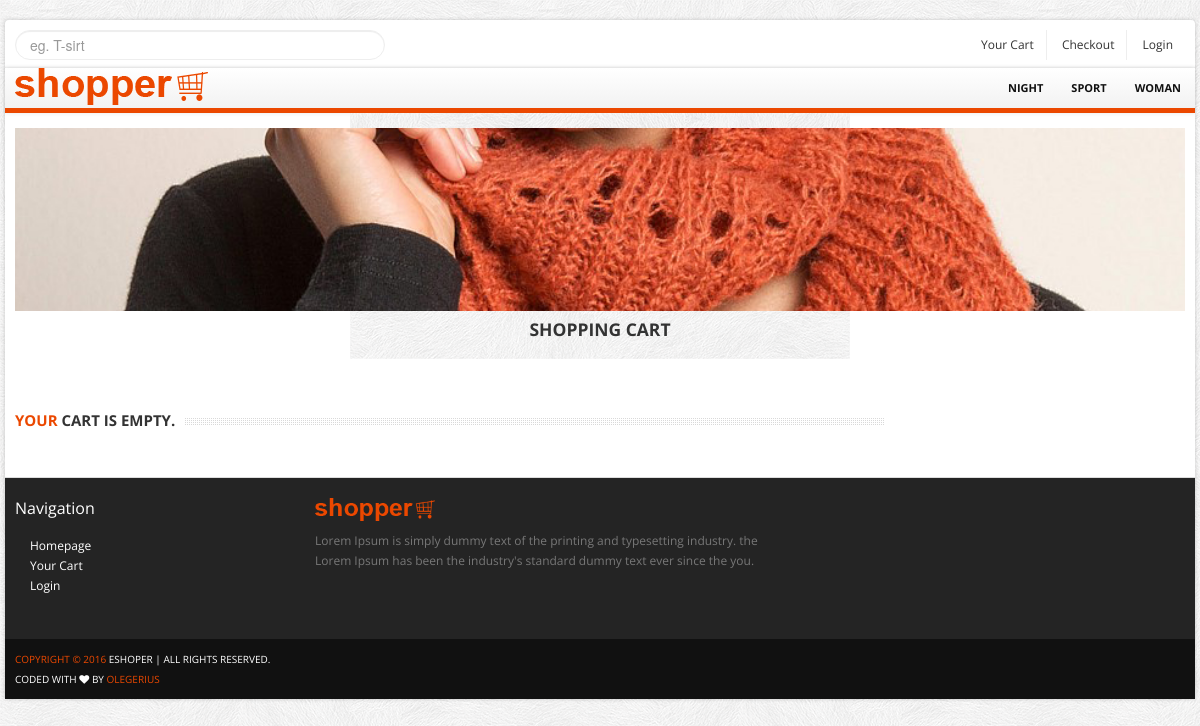
Page /cart/ on the committed database.
### products/models.py (models this page shows, shortened)
class CatalogCategory(models.Model):
    catalog = models.ForeignKey('Catalog', related_name='categories')
    parent = models.ForeignKey('self', blank=True, null=True, related_name='children')
    name = models.CharField(max_length=255)
    slug = models.SlugField(max_length=150)
    description = models.TextField(blank=True)
    class Meta:
        ordering = ('name',)
        verbose_name = 'category'
        verbose_name_plural = 'categories'
    def get_absolute_url(self):
        return reverse('shop:product_list_by_category', args=[self.slug])

### cart/views.py (the view)
class CartDetail(View):
    def get(self, request, *args, **kwargs):
        cart = Cart(request)
        for item in cart:
            item['update_quantity_form'] = CartAddProductForm(initial={'quantity': item['quantity'],
                                                                       'update': True})
        context = {
            'cart': cart,
            'categories': CatalogCategory.objects.all(),
            'randomone': sorted(Product.objects.all(), key=lambda x: random.random())[0],
            'randomtwo': sorted(Product.objects.all(), key=lambda x: random.random())[0],
            'best_seler': Product.objects.filter(best_seller=True)[:3],
            'brands': ProductBrand.objects.all(),
            'title': 'SHOPPING CART'
        }
        return render(request, 'cart/detail.html', context)

### cart/cart.py (called while the page is built)
    def __len__(self):
        return sum(item['quantity'] for item in self.cart.values())

    def __iter__(self):
        product_ids = self.cart.keys()
        products = Product.objects.filter(id__in=product_ids)
        for product in products:
            self.cart[str(product.id)]['product'] = product
        for item in self.cart.values():
            item['price'] = Decimal(item['price'])
            item['sale_price'] = Decimal(item['sale_price'])
            item['total_price'] = item['sale_price'] * item['quantity']
            yield item

### cart/context_processors.py (called while the page is built)
def cart(request):
    return {'cart': Cart(request) }

### products/models.py (called while the page is built)
    def all(self, *args, **kwargs):
        qs_main = super(ProductManager, self).all(*args, **kwargs)
        qs = qs_main.filter(active=True)
        return qs

### cart/templates/cart/detail.html
{% extends "base.html" %}
{% load staticfiles %}
{% block container %}
    <section class="main-content">
  {% if cart|length > 0 %}
				<div class="row">
					<div class="span9">
						<h4 class="title"><span class="text"><strong>Your</strong> Cart</span></h4>
						<table class="table table-striped">
							<thead>
								<tr>
									<th>Image</th>
									<th>Product</th>
									<th>Size</th>
									<th>Color</th>
									<th>Quantity</th>
									<th>Price</th>
									<th>Total</th>
                                    <th>Remove</th>
								</tr>
							</thead>
							<tbody>
                            {% for item in cart %}
                             {% with product=item.product %}
                                <tr>
                                        <td><a href="{{ product.get_absolute_url }}"><img style="height: 70%; width: 70%" alt="" src="{{ product.photo1.url }}"></a></td>
                                        <td>{{ product.name }}</td>
                                        <td>{{ item.product_size }}</td>
                                        <td>{{ item.product_color }}</td>
                                        <td>{{ item.quantity }}</td>
                                        <td>${{ product.sale_price }}</td>
                                        <td>${{ item.total_price }}</td>
                                        <td>
                                        <a href="{% url "cart:cart_remove" product.id %}">
                                        <button type="button" class="btn btn-default btn-lg">
                                          <span class="glyphicon glyphicon-remove" aria-hidden="true"></span> X
                                        </button>
                                        </a>
                                        </td>
                                  </tr>
                             {% endwith %}
                            {% endfor %}
					</tbody>
						</table>
					<hr>
						<p class="cart-total right">
							<strong>Total</strong>: ${{ cart.get_total_price|floatformat:"2" }}<br>
						</p>
						<hr/>
						<p class="buttons center">
							<button class="btn" type="button"><a href="{% url "shop:products" %}" class="button light">Continue </a></button>
							<button class="btn btn-inverse" type="submit" id="checkout"><a href="{% url "orders:order_create" %}" class="button">
                            Checkout
                            </a></button>
						</p>
					</div>
					{% include "products/right_bar.html" %}
				</div>
    {% else %}
      <div class="row">
					<div class="span9">
                    <h4 class="title"><span class="text"><strong>Your</strong> Cart is empty.</span></h4>
      </div></div>
                {% endif %}
			</section>
{% endblock %}

### templates/base.html (shortened to what this page needs)
{% load staticfiles %}
<!DOCTYPE html>
<html lang="en">
	<head>
		<link href="{% static 'css/bootstrap.min.css' %}" rel="stylesheet">
		<link href="{% static 'css/bootstrap-responsive.min.css' %}" rel="stylesheet">
		<link href="{% static 'css/bootstrappage.css' %}" rel="stylesheet"/>
		<link href="{% static 'css/font-awesome.css' %}" rel="stylesheet"/>
		<link href="{% static 'css/flexslider.css' %}" rel="stylesheet"/>
		<link href="{% static 'css/main.css' %}" rel="stylesheet"/>
        <link href="{% static 'css/jquery.fancybox.css' %}" rel="stylesheet"/>
	</head>
    <body>
		<div id="top-bar" class="container">
			<div class="row">
				<div class="span4">
					<form method="POST" class="search_form">
						<input type="text" class="input-block-level search-query" Placeholder="eg. T-sirt">
					</form>
				</div>
				<div class="span8">
					<div class="account pull-right">
						<ul class="user-menu">
							<li><a href="{% url 'cart:cart_detail' %}">Your Cart</a></li>
							<li><a href="{% url "orders:order_create" %}">Checkout</a></li>
							<li><a href="{% url 'auth_login' %}">Login</a></li>
						</ul>
					</div>
				</div>
			</div>
		</div>
		<div id="wrapper" class="container">
			<section class="navbar main-menu">
				<div class="navbar-inner main-menu">
					<a href="{% url 'shop:products' %}" class="logo pull-left"><img src="{% static 'images/logo.png' %}" class="site_logo" alt=""></a>
					<nav id="menu" class="pull-right">
						<ul>
                            {% for category in categories %}
                                <li><a href="{{ category.get_absolute_url }}">{{ category.name }}</a>
                            {% endfor %}
						</ul>
					</nav>
				</div>
			</section>
			<section class="header_text sub">
			<img class="pageBanner" src="{% static 'images/pageBanner.png' %}" alt="New products" >
				<h4><span>{{ title }}</span></h4>
			</section>
            {% block container %}
            {% endblock %}
			<section id="footer-bar">
				<div class="row">
					<div class="span3">
						<h4>Navigation</h4>
						<ul class="nav">
							<li><a href="{% url 'shop:products' %}">Homepage</a></li>
							<li><a href="{% url 'cart:cart_detail' %}">Your Cart</a></li>
							<li><a href="{% url 'auth_login' %}">Login</a></li>
						</ul>
					</div>
					<div class="span5">
						<p class="logo"><img src="{% static 'images/logo.png' %}" class="site_logo" alt=""></p>
						<p>Lorem Ipsum is simply dummy text of the printing and typesetting industry. the  Lorem Ipsum has been the industry's standard dummy text ever since the you.</p>
						<br/>
						<span class="social_icons">
							<a class="facebook" href="#">Facebook</a>
							<a class="twitter" href="#">Twitter</a>
							<a class="skype" href="#">Skype</a>
							<a class="vimeo" href="#">Vimeo</a>
						</span>
					</div>
				</div>
			</section>
			<section id="copyright">
                               <span><a href="">Copyright © 2016</a> eShoper | All rights reserved.</span> <br>Coded with <i class="fa fa-heart"></i> by <a href="http://odyn.freeoda.com" target="_blank">Olegerius</a>
			</section>
		</div>
    </body>
</html>

### static/css/main.css (style rules this page uses)
body { font-size: 12px; font-family: 'Open Sans', arial, tahoma, sans-serif; background:url(../images/bg.png) repeat 0 0 fixed; }
label, input, button, select, textarea { font-size: 12px; }
ul li a,a { color:#333; outline:0; -webkit-transition: all 0.2s linear; -moz-transition: all 0.2s linear; -o-transition: all 0.2s linear; -ms-transition: all 0.2s linear; transition: all 0.2s linear; }
a { color:#eb4800; }
#wrapper,#top-bar { background: #fff; margin: 20px auto 20px auto; box-shadow: 0px 0px 4px 0px rgba(0, 0, 0, 0.2); -moz-box-shadow: 0px 0px 4px 0px rgba(0, 0, 0, 0.2); -webkit-box-shadow: 0px 0px 4px 0px rgba(0, 0, 0, 0.2); padding:0px 10px; }
section.homepage-slider, section.navbar, section.google_map, section#footer-bar, section#copyright { margin-left: -10px; margin-right: -10px; }
section.header_text { background:url(../images/bg.png) no-repeat bottom; text-align:center; padding:15px 0 20px 0; font-size:16px; line-height:30px; border-bottom:1px solid #fff; }
section.header_text.sub { font-size:14px; margin-bottom:40px; }
section.header_text.sub h4 { text-transform:uppercase; margin:0; }
#top-bar { background-color:#fff; padding:10px; margin: 20px auto -22px auto; -webkit-border-radius: 4px; -moz-border-radius: 4px; border-radius: 4px; }
#top-bar .user-menu { margin: 0; padding: 0; list-style: none; }
#top-bar .user-menu li { display: inline-block; *display: inline; zoom: 1; border-right: 1px solid #eee; padding: 5px 12px; }
#top-bar .user-menu li:last-child { border-right:0; }
section#footer-bar, section#copyright { padding:10px 10px; }
section#footer-bar { margin-top:20px; padding-top:10px; background-color:#242424; border-top:1px solid #ddd; color:#777; }
section#footer-bar p.logo { margin-top:10px; width:120px; }
section#footer-bar a { text-indent:15px; color:#fff; }
section#footer-bar .nav a { background: url(../images/trigger_right.png) no-repeat 5px 7px; }
section#footer-bar h4 { padding: 0; font-size: 16px; color: #fff; font-weight:normal; margin: 10px 0 18px; }
section#footer-bar .social_icons a { display: block; float: left; width: 29px; height: 28px; text-indent: -9999px; background-image: url(../images/social-icons.png); background-repeat: no-repeat; margin-right: 10px; -webkit-transition: all 0.4s; -moz-transition: all 0.4s; -o-transition: all 0.4s; -ms-transition: all 0.4s; transition: all 0.4s; }
section#footer-bar .social_icons a.twitter { background-position: -38px 0; }
section#footer-bar .social_icons a.skype { background-position: -76px 0; }
section#footer-bar .social_icons a.vimeo { background-position: -115px 0; }
section#copyright { background-color:#111111; color:#fff; font-size:10px; text-transform:uppercase; }
section.navbar { margin-bottom:0; }
.navbar-inner.main-menu { height: 40px; padding-left:10px; padding-right:0; border-right: 0; border-left: 0; border-top: 0; border-bottom:5px solid #eb4800; -webkit-border-radius: 0; -moz-border-radius: 0; border-radius: 0; filter: none; }
.navbar-inner.main-menu a.logo { position:absolute; }
#menu > ul { display: block; margin-left:0; }
#menu > ul > li { list-style: none; float: left; position: relative; margin-right: 0px; }
#menu > ul > li > a { font-size: 11px; color: #111; display: block; text-transform: uppercase; font-weight: bold; text-align: center; padding: 10px 14px; }
h4.title { background: url(../images/line_bar.png) 0 8px repeat-x; padding-bottom:5px; margin-bottom:15px; overflow:hidden; text-transform:uppercase; font-size:15px; min-height:27px; width:100%; }
h4.title strong { color:#eb4800; }
h4.title span.text { background-color:#fff; padding-right:10px; }
.search_form { margin-bottom:0; }
.search_form input { background: url(../images/search.png) #fff no-repeat 97% 6px; color:#fff; text-shadow:none; padding-right:25px; border:1px solid #eee; }
._toggleMenu a { color:#fff; text-indent:10px; padding:5px 0; display:block; width:100%; }
._toggleMenu ul > li { text-transform:uppercase; }

### rows in the picture
CatalogCategory: name "NIGHT"
CatalogCategory: name "SPORT"
CatalogCategory: name "WOMAN"

### other values in the picture
{{ title }} "SHOPPING CART"
